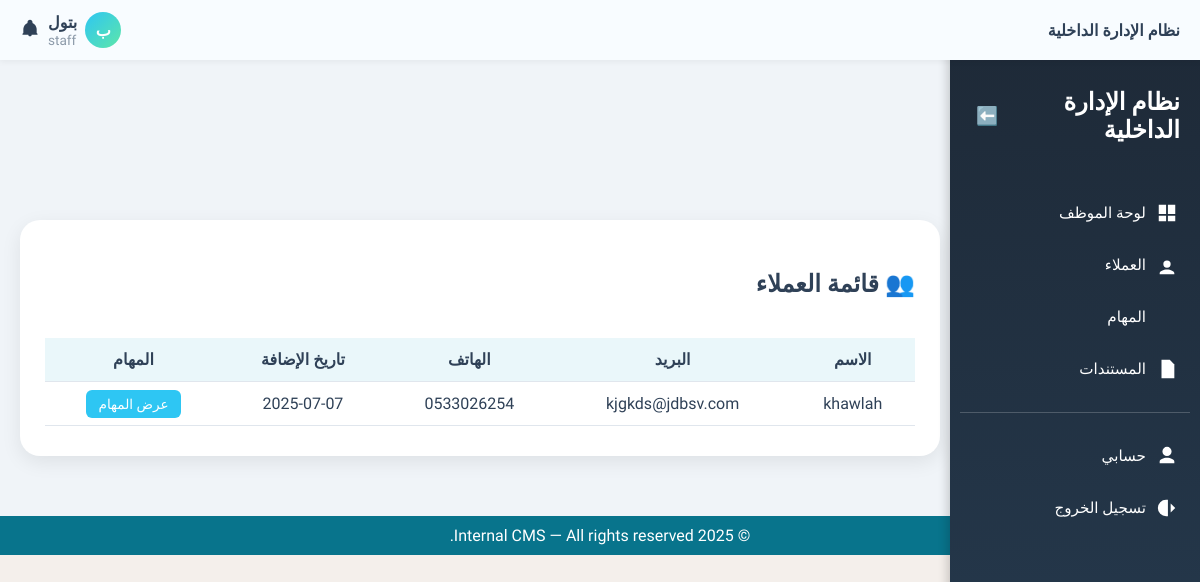
Page /clients/ (signed in) on the committed database.
### core/role.py (models this page shows, shortened)
class Role(models.Model):
    name = models.CharField(max_length=50, unique=True)
    description = models.TextField(blank=True)

### clients/models.py (models this page shows, shortened)
class Client(models.Model):
    name = models.CharField(max_length=255)
    email = models.EmailField(blank=True, null=True)
    phone = models.CharField(max_length=20, blank=True)
    address = models.TextField(blank=True)
    assigned_to = models.ForeignKey(User, on_delete=models.SET_NULL, null=True, blank=True)
    notes = models.TextField(blank=True)
    created_at = models.DateTimeField(auto_now_add=True)
    class Meta:
        verbose_name = 'عميل'
        verbose_name_plural = 'العملاء'

### clients/views.py (the view)
# urls.py: path('', views.client_list, name='client_list'),
@login_required
@role_required(['admin', 'staff'])
def client_list(request):
    user = request.user
    if user.userprofile.role.name == 'admin':
        clients = Client.objects.all()
    else:
        clients = Client.objects.filter(assigned_to=user)
    return render(request, 'clients/list.html', {'clients': clients})

### core/context_processors.py (called while the page is built)
def user_role(request):
    role = None
    if request.user.is_authenticated:
        if hasattr(request.user, 'userprofile'):
            role = request.user.userprofile.role.name
    return {'role': role}

### templates/clients/list.html (shortened to what this page needs)
{% extends 'base.html' %}
{% block content %}
<div class="clients-container">
  <div class="clients-card">
    <div class="header-row">
      <h2>👥 قائمة العملاء</h2>
    </div>
    <table class="clients-table">
      <thead>
        <tr>
          <th>الاسم</th>
          <th>البريد</th>
          <th>الهاتف</th>
          <th>تاريخ الإضافة</th>
          <th>المهام</th>
        </tr>
      </thead>
      <tbody>
        {% for client in clients %}
        <tr>
          <td>{{ client.name }}</td>
          <td>{{ client.email }}</td>
          <td>{{ client.phone }}</td>
          <td>{{ client.created_at|date:"Y-m-d" }}</td>
          <td><a href="{% url 'client_tasks' client.id %}" class="task-btn">عرض المهام</a></td>
        </tr>
        {% empty %}
        <tr>
          <td colspan="5" class="empty-row">لا توجد بيانات عملاء</td>
        </tr>
        {% endfor %}
      </tbody>
    </table>
  </div>
</div>
{% endblock %}

### templates/header.html (shortened to what this page needs)
<div class="header">
  <div class="logo">
    <span class="logo-text">نظام الإدارة الداخلية</span>
  </div>
  <div class="user-section">
    <div class="user-top-row">
      <span class="avatar-circle">{{ request.user.first_name|first|upper }}</span>
<div class="user-dropdown">
  <div class="user-info">
    <span class="user-name">{{ request.user.get_full_name }}</span>
    <div class="user-role">{{ role }}</div>
  </div>
</div>
            <div class="notification-icon">
        <svg viewBox="0 0 24 24">
          <path d="M12 2C10.3 2 9 3.3 9 5v1.1C6.2 7.2 4.3 9.9 4 13v5l-1 1v1h18v-1l-1-1v-5c-.3-3.1-2.2-5.8-5-6.9V5c0-1.7-1.3-3-3-3zm0 20c1.1 0 2-.9 2-2h-4c0 1.1.9 2 2 2z"/>
        </svg>
      </div>
    </div>
  </div>
</div>

### templates/base.html (style rules this page uses)
html, body { max-width: 100%; overflow-x: hidden; font-family: 'Tajawal', sans-serif; background-color: #F4EFEB; color: #2F4157; margin: 0; padding: 0; padding-top: 60px; }

### templates/clients/list.html (style rules this page uses)
body { background-color: #F0F4F8; font-family: 'Tajawal', sans-serif; }
.clients-container { display: flex; justify-content: center; padding-top: 80px; padding-bottom: 40px; }
.clients-card { background: #ffffff; padding: 30px 25px; border-radius: 20px; box-shadow: 0 6px 20px rgba(0, 0, 0, 0.08); width: 100%; max-width: 1000px; color: #2F4157; }
.header-row { display: flex; justify-content: space-between; align-items: center; margin-bottom: 20px; }
.clients-table { width: 100%; border-collapse: collapse; }
.clients-table th, .clients-table td { padding: 12px; text-align: center; border-bottom: 1px solid #e0e6ed; }
.clients-table thead { background-color: #EAF7FA; }
.task-btn { background-color: #2EC6F3; color: white; padding: 6px 12px; border-radius: 6px; text-decoration: none; font-size: 0.85rem; }

### templates/header.html (style rules this page uses)
.header { background: #f8fcff; color: #2F4157; height: 60px; padding: 0 20px; font-family: 'Tajawal', sans-serif; display: flex; justify-content: space-between; align-items: center; box-shadow: 0 2px 6px rgba(0,0,0,0.05); direction: rtl; position: fixed; top: 0; left: 0; right: 0; z-index: 1000; }
.logo-text { font-size: 1rem; font-weight: 700; }
.user-section { display: flex; flex-direction: column; align-items: flex-end; gap: 4px; }
.user-top-row { display: flex; align-items: center; gap: 8px; }
.notification-icon svg { width: 20px; height: 20px; fill: #2F4157; cursor: pointer; }
.user-name { font-size: 1rem; font-weight: 700; margin: 0; margin-bottom: 0rem; color: #2F4157; }
.avatar-circle { display: flex; align-items: center; justify-content: center; width: 36px; height: 36px; border-radius: 50%; background: linear-gradient(135deg, #2EC6F3, #5DE6A9); color: #fff; font-size: 1rem; font-weight: bold; }
.user-info { display: flex; flex-direction: column; align-items: flex-end; text-align: right; }
.user-role { font-size: 0.85rem; margin: 0; margin-top: 0rem; text-align: right; color: #8c9aa9; }
.user-dropdown { position: relative; display: inline-block; }
.user-info { display: flex; flex-direction: column; align-items: flex-end; cursor: pointer; }

### rows in the picture
Role: name "staff"
Client: name "khawlah", email "kjgkds@jdbsv.com", phone "0533026254", created_at "2025-07-07"

### other values in the picture
{{ request.user.first_name|first|upper }} "ب"
{{ request.user.get_full_name }} "بتول"
